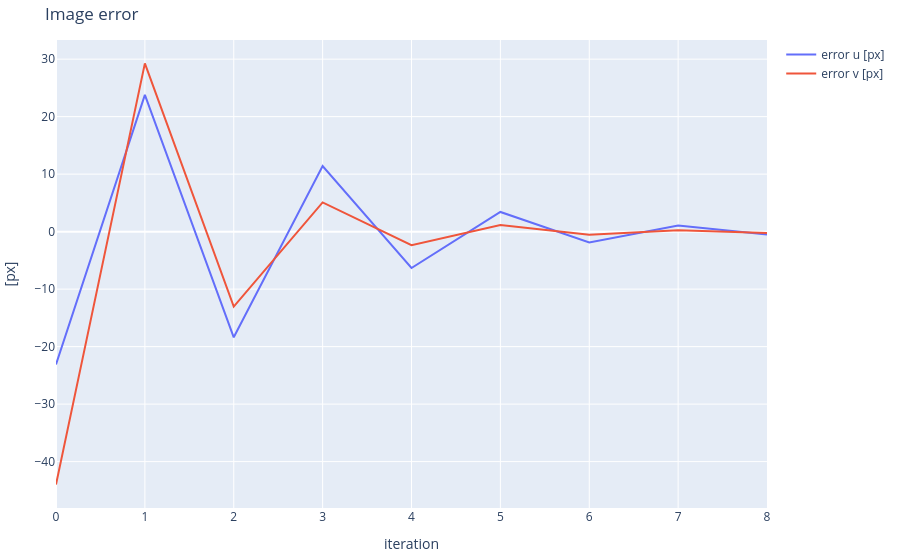

Source (notebook cell):
### Markdown cell above
## 6. Visual servoing to the blue dot

To remove the error we invert the Jacobian: the change of swing and pitch that would cancel the error is $-J^{-1} e$. We use a gain $\lambda$  at each iteration (a proportional controller, now in the image), and repeat with a new picture:

$$\begin{bmatrix} \psi \\ \varphi \end{bmatrix} \leftarrow \begin{bmatrix} \psi \\ \varphi \end{bmatrix} - \lambda\, J^{-1} e$$

> **T3.** Write the visual servoing loop: at each iteration take a picture, find the blue dot, compute the error, update swing and pitch, and command the robot with `rcm_joints`. Stop when the error is below 1 pixel. Record the error and the force on the port.

### Code cell
gain = 1.8              # fraction of the correction applied per iteration [-]
steps_per_iteration = 24   # time steps between pictures (0.1 s)
max_iterations = 60
tolerance = 1.0            # [px]

swing = 0.0
pitch = 0.0
insertion = 0.0
target = kh.desired_dot_pixel(robot, "blue", insertion)

iteration_log, error_u_log, error_v_log, force_log = [], [], [], []

move_to(0.0, 0.0, 0.0, 240)

for iteration in range(max_iterations):
    # Get blue dot position
    pixel = dot_pixel(robot, "blue")
    
    # Compute error in image
    image_error = pixel - target


    iteration_log.append(iteration)
    error_u_log.append(image_error[0])
    error_v_log.append(image_error[1])
    force_log.append(np.linalg.norm(kh.port_force(robot, port)))

    #If error is small, stop
    if np.linalg.norm(image_error) < tolerance:
        break

    # Use correction=np.linalg.solve(A,b) to solve A^-1*b
    correction = np.linalg.solve(J, image_error)
    swing = swing - gain * correction[0]
    pitch = pitch - gain * correction[1]

    move_to(swing, pitch, insertion, steps_per_iteration)

print(f"Stopped after {iteration} iterations: swing = {swing:.3f} rad, pitch = {pitch:.3f} rad")
kh.plot_series(iteration_log, {"error u [px]": error_u_log, "error v [px]": error_v_log},
               xlabel="iteration", ylabel="[px]", title="Image error")
kh.plot_series(iteration_log, {"force on the port [N]": force_log},
               xlabel="iteration", ylabel="[N]", title="The trocar during the alignment")

### Figure 1 — Plotly figure (JSON) as saved in the notebook; plotly's stock layout.template omitted (floating-point values rounded to 4 significant figures)
{"data": [{"mode": "lines", "name": "error u [px]", "type": "scatter", "x": [0, 1, 2, 3, 4, 5, 6, 7, 8], "y": [-23.1, 23.79, -18.38, 11.4, -6.33, 3.419, -1.902, 1.054, -0.5]}, {"mode": "lines", "name": "error v [px]", "type": "scatter", "x": [0, 1, 2, 3, 4, 5, 6, 7, 8], "y": [-44.0, 29.26, -13.03, 5.08, -2.352, 1.132, -0.5435, 0.2609, -0.25]}], "layout": {"margin": {"b": 10, "l": 10, "r": 10, "t": 40}, "title": {"text": "Image error"}, "xaxis": {"title": {"text": "iteration"}}, "yaxis": {"title": {"text": "[px]"}}}}
